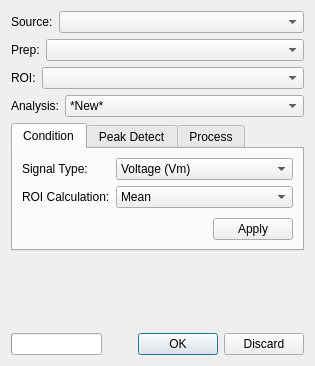
<?xml version="1.0" encoding="UTF-8"?>
<ui version="4.0">
 <class>WidgetAnalyze</class>
 <widget class="QWidget" name="WidgetAnalyze">
  <property name="geometry">
   <rect>
    <x>0</x>
    <y>0</y>
    <width>315</width>
    <height>359</height>
   </rect>
  </property>
  <property name="sizePolicy">
   <sizepolicy hsizetype="Fixed" vsizetype="Expanding">
    <horstretch>0</horstretch>
    <verstretch>0</verstretch>
   </sizepolicy>
  </property>
  <property name="maximumSize">
   <size>
    <width>350</width>
    <height>16777215</height>
   </size>
  </property>
  <property name="windowTitle">
   <string>Analyze</string>
  </property>
  <layout class="QVBoxLayout" name="verticalLayout_2">
   <item>
    <layout class="QHBoxLayout" name="horizontalLayout_2">
     <item>
      <widget class="QLabel" name="labelSource">
       <property name="sizePolicy">
        <sizepolicy hsizetype="Preferred" vsizetype="Preferred">
         <horstretch>0</horstretch>
         <verstretch>0</verstretch>
        </sizepolicy>
       </property>
       <property name="text">
        <string>Source:</string>
       </property>
       <property name="textFormat">
        <enum>Qt::PlainText</enum>
       </property>
      </widget>
     </item>
     <item>
      <widget class="QComboBox" name="comboBoxSource">
       <property name="sizePolicy">
        <sizepolicy hsizetype="Expanding" vsizetype="Fixed">
         <horstretch>0</horstretch>
         <verstretch>0</verstretch>
        </sizepolicy>
       </property>
      </widget>
     </item>
    </layout>
   </item>
   <item>
    <layout class="QHBoxLayout" name="horizontalLayout_7">
     <item>
      <widget class="QLabel" name="labelPreps">
       <property name="sizePolicy">
        <sizepolicy hsizetype="Preferred" vsizetype="Preferred">
         <horstretch>0</horstretch>
         <verstretch>0</verstretch>
        </sizepolicy>
       </property>
       <property name="text">
        <string>Prep:</string>
       </property>
       <property name="textFormat">
        <enum>Qt::PlainText</enum>
       </property>
      </widget>
     </item>
     <item>
      <widget class="QComboBox" name="comboBoxPreps">
       <property name="sizePolicy">
        <sizepolicy hsizetype="Expanding" vsizetype="Fixed">
         <horstretch>0</horstretch>
         <verstretch>0</verstretch>
        </sizepolicy>
       </property>
      </widget>
     </item>
    </layout>
   </item>
   <item>
    <layout class="QHBoxLayout" name="horizontalLayout_5">
     <item>
      <widget class="QLabel" name="labelROIs">
       <property name="sizePolicy">
        <sizepolicy hsizetype="Preferred" vsizetype="Preferred">
         <horstretch>0</horstretch>
         <verstretch>0</verstretch>
        </sizepolicy>
       </property>
       <property name="text">
        <string>ROI:</string>
       </property>
       <property name="textFormat">
        <enum>Qt::PlainText</enum>
       </property>
      </widget>
     </item>
     <item>
      <widget class="QComboBox" name="comboBoxROIs">
       <property name="sizePolicy">
        <sizepolicy hsizetype="Expanding" vsizetype="Fixed">
         <horstretch>0</horstretch>
         <verstretch>0</verstretch>
        </sizepolicy>
       </property>
       <property name="currentText">
        <string/>
       </property>
       <property name="currentIndex">
        <number>-1</number>
       </property>
      </widget>
     </item>
    </layout>
   </item>
   <item>
    <layout class="QHBoxLayout" name="horizontalLayout_6">
     <item>
      <widget class="QLabel" name="labelAnalysis">
       <property name="sizePolicy">
        <sizepolicy hsizetype="Preferred" vsizetype="Preferred">
         <horstretch>0</horstretch>
         <verstretch>0</verstretch>
        </sizepolicy>
       </property>
       <property name="text">
        <string>Analysis:</string>
       </property>
       <property name="textFormat">
        <enum>Qt::PlainText</enum>
       </property>
      </widget>
     </item>
     <item>
      <widget class="QComboBox" name="comboBoxAnalysis">
       <property name="sizePolicy">
        <sizepolicy hsizetype="Expanding" vsizetype="Fixed">
         <horstretch>0</horstretch>
         <verstretch>0</verstretch>
        </sizepolicy>
       </property>
       <item>
        <property name="text">
         <string>*New*</string>
        </property>
       </item>
      </widget>
     </item>
    </layout>
   </item>
   <item>
    <widget class="QTabWidget" name="tabWidgetAnalysisSteps">
     <property name="enabled">
      <bool>true</bool>
     </property>
     <property name="sizePolicy">
      <sizepolicy hsizetype="Expanding" vsizetype="Preferred">
       <horstretch>0</horstretch>
       <verstretch>0</verstretch>
      </sizepolicy>
     </property>
     <property name="tabPosition">
      <enum>QTabWidget::North</enum>
     </property>
     <property name="currentIndex">
      <number>0</number>
     </property>
     <property name="documentMode">
      <bool>false</bool>
     </property>
     <property name="tabBarAutoHide">
      <bool>false</bool>
     </property>
     <widget class="QWidget" name="tab">
      <attribute name="title">
       <string>Condition</string>
      </attribute>
      <layout class="QVBoxLayout" name="verticalLayout_3">
       <item>
        <layout class="QFormLayout" name="formLayoutRadius_2">
         <item row="0" column="0">
          <widget class="QLabel" name="signalTypeLabel">
           <property name="sizePolicy">
            <sizepolicy hsizetype="Minimum" vsizetype="Preferred">
             <horstretch>0</horstretch>
             <verstretch>0</verstretch>
            </sizepolicy>
           </property>
           <property name="text">
            <string>Signal Type:</string>
           </property>
          </widget>
         </item>
         <item row="0" column="1">
          <widget class="QComboBox" name="signalTypeComboBox">
           <item>
            <property name="text">
             <string>Voltage (Vm)</string>
            </property>
           </item>
           <item>
            <property name="text">
             <string>Calcium (Ca)</string>
            </property>
           </item>
          </widget>
         </item>
         <item row="1" column="0">
          <widget class="QLabel" name="roiCalculationLabel">
           <property name="text">
            <string>ROI Calculation:</string>
           </property>
          </widget>
         </item>
         <item row="1" column="1">
          <widget class="QComboBox" name="roiCalculationLineEdit">
           <item>
            <property name="text">
             <string>Mean</string>
            </property>
           </item>
          </widget>
         </item>
        </layout>
       </item>
       <item>
        <widget class="QDialogButtonBox" name="buttonBoxCondition">
         <property name="standardButtons">
          <set>QDialogButtonBox::Apply</set>
         </property>
        </widget>
       </item>
      </layout>
     </widget>
     <widget class="QWidget" name="tabPeakDetect">
      <attribute name="title">
       <string>Peak Detect</string>
      </attribute>
      <layout class="QVBoxLayout" name="verticalLayout">
       <item>
        <layout class="QFormLayout" name="formLayoutRadius">
         <item row="0" column="0">
          <widget class="QLabel" name="thresholdLabel">
           <property name="sizePolicy">
            <sizepolicy hsizetype="Minimum" vsizetype="Preferred">
             <horstretch>0</horstretch>
             <verstretch>0</verstretch>
            </sizepolicy>
           </property>
           <property name="text">
            <string>Threshold (0 - 1)</string>
           </property>
          </widget>
         </item>
         <item row="0" column="1">
          <widget class="QDoubleSpinBox" name="thresholdDoubleSpinBox">
           <property name="minimum">
            <double>0.010000000000000</double>
           </property>
           <property name="maximum">
            <double>0.990000000000000</double>
           </property>
           <property name="singleStep">
            <double>0.010000000000000</double>
           </property>
           <property name="value">
            <double>0.700000000000000</double>
           </property>
          </widget>
         </item>
         <item row="1" column="0">
          <widget class="QLabel" name="lockoutTimeFramesLabel">
           <property name="text">
            <string>Lockout Time (frames)</string>
           </property>
          </widget>
         </item>
         <item row="1" column="1">
          <widget class="QSpinBox" name="lockoutTimespinBox">
           <property name="minimum">
            <number>1</number>
           </property>
           <property name="maximum">
            <number>3000</number>
           </property>
           <property name="value">
            <number>10</number>
           </property>
          </widget>
         </item>
        </layout>
       </item>
       <item>
        <widget class="QDialogButtonBox" name="buttonBoxPeakDetect">
         <property name="standardButtons">
          <set>QDialogButtonBox::Apply</set>
         </property>
        </widget>
       </item>
      </layout>
     </widget>
     <widget class="QWidget" name="tabProcess">
      <attribute name="title">
       <string>Process</string>
      </attribute>
      <layout class="QVBoxLayout" name="verticalLayout_4">
       <item>
        <widget class="QStackedWidget" name="stackedWidget">
         <property name="currentIndex">
          <number>1</number>
         </property>
         <widget class="QWidget" name="pageVm">
          <layout class="QVBoxLayout" name="verticalLayout_5">
           <item>
            <layout class="QFormLayout" name="formLayout">
             <item row="0" column="0">
              <widget class="QLabel" name="allResultsLabelVm">
               <property name="text">
                <string>All Results</string>
               </property>
              </widget>
             </item>
             <item row="0" column="1">
              <widget class="QCheckBox" name="allResultsCheckBoxVm">
               <property name="checked">
                <bool>true</bool>
               </property>
              </widget>
             </item>
            </layout>
           </item>
          </layout>
         </widget>
         <widget class="QWidget" name="pageCa">
          <layout class="QVBoxLayout" name="verticalLayout_6">
           <item>
            <layout class="QFormLayout" name="formLayout_2">
             <item row="0" column="0">
              <widget class="QLabel" name="allResultsLabelCa">
               <property name="text">
                <string>All Results</string>
               </property>
              </widget>
             </item>
             <item row="0" column="1">
              <widget class="QCheckBox" name="allResultsCheckBoxCa">
               <property name="checkable">
                <bool>true</bool>
               </property>
               <property name="checked">
                <bool>true</bool>
               </property>
              </widget>
             </item>
            </layout>
           </item>
          </layout>
         </widget>
        </widget>
       </item>
      </layout>
     </widget>
    </widget>
   </item>
   <item>
    <widget class="GraphicsLayoutWidget" name="widgetPreview" native="true">
     <property name="sizePolicy">
      <sizepolicy hsizetype="Expanding" vsizetype="Expanding">
       <horstretch>0</horstretch>
       <verstretch>0</verstretch>
      </sizepolicy>
     </property>
     <property name="minimumSize">
      <size>
       <width>70</width>
       <height>70</height>
      </size>
     </property>
     <property name="maximumSize">
      <size>
       <width>16777215</width>
       <height>16777215</height>
      </size>
     </property>
    </widget>
   </item>
   <item>
    <layout class="QHBoxLayout" name="horizontalLayout">
     <item>
      <widget class="QProgressBar" name="progressBar">
       <property name="value">
        <number>0</number>
       </property>
       <property name="textVisible">
        <bool>false</bool>
       </property>
       <property name="invertedAppearance">
        <bool>false</bool>
       </property>
      </widget>
     </item>
     <item>
      <spacer name="horizontalSpacer">
       <property name="orientation">
        <enum>Qt::Horizontal</enum>
       </property>
       <property name="sizeHint" stdset="0">
        <size>
         <width>40</width>
         <height>20</height>
        </size>
       </property>
      </spacer>
     </item>
     <item>
      <widget class="QDialogButtonBox" name="buttonBoxAnalyze">
       <property name="sizePolicy">
        <sizepolicy hsizetype="Preferred" vsizetype="Fixed">
         <horstretch>0</horstretch>
         <verstretch>0</verstretch>
        </sizepolicy>
       </property>
       <property name="orientation">
        <enum>Qt::Horizontal</enum>
       </property>
       <property name="standardButtons">
        <set>QDialogButtonBox::Discard|QDialogButtonBox::Ok</set>
       </property>
       <property name="centerButtons">
        <bool>false</bool>
       </property>
      </widget>
     </item>
    </layout>
   </item>
  </layout>
 </widget>
 <customwidgets>
  <customwidget>
   <class>GraphicsLayoutWidget</class>
   <extends>QWidget</extends>
   <header>pyqtgraph.widgets.GraphicsLayoutWidget</header>
   <container>1</container>
  </customwidget>
 </customwidgets>
 <resources/>
 <connections/>
</ui>
